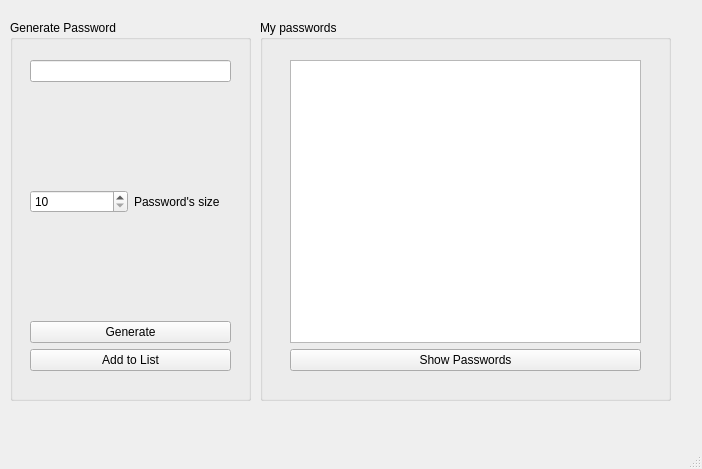
<?xml version="1.0" encoding="UTF-8"?>
<ui version="4.0">
 <class>secondWindow</class>
 <widget class="QMainWindow" name="secondWindow">
  <property name="geometry">
   <rect>
    <x>0</x>
    <y>0</y>
    <width>702</width>
    <height>469</height>
   </rect>
  </property>
  <property name="windowTitle">
   <string>MainWindow</string>
  </property>
  <widget class="QWidget" name="centralwidget">
   <widget class="QGroupBox" name="groupBox">
    <property name="geometry">
     <rect>
      <x>10</x>
      <y>20</y>
      <width>241</width>
      <height>381</height>
     </rect>
    </property>
    <property name="title">
     <string>Generate Password</string>
    </property>
    <widget class="QWidget" name="">
     <property name="geometry">
      <rect>
       <x>20</x>
       <y>40</y>
       <width>201</width>
       <height>311</height>
      </rect>
     </property>
     <layout class="QVBoxLayout" name="verticalLayout_2">
      <item>
       <widget class="QLineEdit" name="lineEdit"/>
      </item>
      <item>
       <layout class="QHBoxLayout" name="horizontalLayout">
        <item>
         <widget class="QSpinBox" name="spinBox">
          <property name="minimum">
           <number>10</number>
          </property>
          <property name="maximum">
           <number>128</number>
          </property>
         </widget>
        </item>
        <item>
         <widget class="QLabel" name="label">
          <property name="text">
           <string>Password's size</string>
          </property>
         </widget>
        </item>
       </layout>
      </item>
      <item>
       <widget class="QPushButton" name="pushButton">
        <property name="text">
         <string>Generate</string>
        </property>
       </widget>
      </item>
      <item>
       <widget class="QPushButton" name="pushButton_4">
        <property name="text">
         <string>Add to List</string>
        </property>
       </widget>
      </item>
     </layout>
    </widget>
   </widget>
   <widget class="QGroupBox" name="groupBox_2">
    <property name="geometry">
     <rect>
      <x>260</x>
      <y>20</y>
      <width>411</width>
      <height>381</height>
     </rect>
    </property>
    <property name="title">
     <string>My passwords</string>
    </property>
    <widget class="QWidget" name="">
     <property name="geometry">
      <rect>
       <x>30</x>
       <y>40</y>
       <width>351</width>
       <height>311</height>
      </rect>
     </property>
     <layout class="QVBoxLayout" name="verticalLayout">
      <item>
       <widget class="QTextBrowser" name="textBrowser"/>
      </item>
      <item>
       <widget class="QPushButton" name="pushButton_3">
        <property name="text">
         <string>Show Passwords</string>
        </property>
       </widget>
      </item>
     </layout>
    </widget>
   </widget>
   <widget class="QWidget" name="">
    <property name="geometry">
     <rect>
      <x>0</x>
      <y>0</y>
      <width>2</width>
      <height>2</height>
     </rect>
    </property>
    <layout class="QVBoxLayout" name="verticalLayout_3"/>
   </widget>
  </widget>
  <widget class="QStatusBar" name="statusbar"/>
  <widget class="QMenuBar" name="menubar">
   <property name="geometry">
    <rect>
     <x>0</x>
     <y>0</y>
     <width>702</width>
     <height>17</height>
    </rect>
   </property>
  </widget>
 </widget>
 <resources/>
 <connections/>
</ui>
